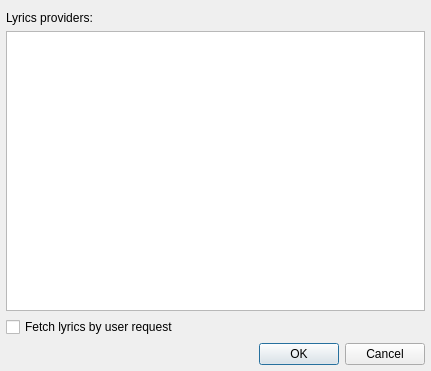
<?xml version="1.0" encoding="UTF-8"?>
<ui version="4.0">
 <class>LyricsSettingsDialog</class>
 <widget class="QDialog" name="LyricsSettingsDialog">
  <property name="geometry">
   <rect>
    <x>0</x>
    <y>0</y>
    <width>431</width>
    <height>371</height>
   </rect>
  </property>
  <property name="windowTitle">
   <string>Lyrics Plugin Settings</string>
  </property>
  <layout class="QVBoxLayout" name="verticalLayout">
   <property name="leftMargin">
    <number>6</number>
   </property>
   <property name="rightMargin">
    <number>6</number>
   </property>
   <property name="bottomMargin">
    <number>6</number>
   </property>
   <item>
    <widget class="QLabel" name="label">
     <property name="text">
      <string>Lyrics providers:</string>
     </property>
    </widget>
   </item>
   <item>
    <widget class="QListWidget" name="providersListWidget"/>
   </item>
   <item>
    <widget class="QCheckBox" name="fetchByRequestCheckBox">
     <property name="text">
      <string>Fetch lyrics by user request</string>
     </property>
    </widget>
   </item>
   <item>
    <widget class="QDialogButtonBox" name="buttonBox">
     <property name="orientation">
      <enum>Qt::Horizontal</enum>
     </property>
     <property name="standardButtons">
      <set>QDialogButtonBox::Cancel|QDialogButtonBox::Ok</set>
     </property>
    </widget>
   </item>
  </layout>
 </widget>
 <resources/>
 <connections>
  <connection>
   <sender>buttonBox</sender>
   <signal>accepted()</signal>
   <receiver>LyricsSettingsDialog</receiver>
   <slot>accept()</slot>
   <hints>
    <hint type="sourcelabel">
     <x>248</x>
     <y>254</y>
    </hint>
    <hint type="destinationlabel">
     <x>157</x>
     <y>274</y>
    </hint>
   </hints>
  </connection>
  <connection>
   <sender>buttonBox</sender>
   <signal>rejected()</signal>
   <receiver>LyricsSettingsDialog</receiver>
   <slot>reject()</slot>
   <hints>
    <hint type="sourcelabel">
     <x>316</x>
     <y>260</y>
    </hint>
    <hint type="destinationlabel">
     <x>286</x>
     <y>274</y>
    </hint>
   </hints>
  </connection>
 </connections>
</ui>
